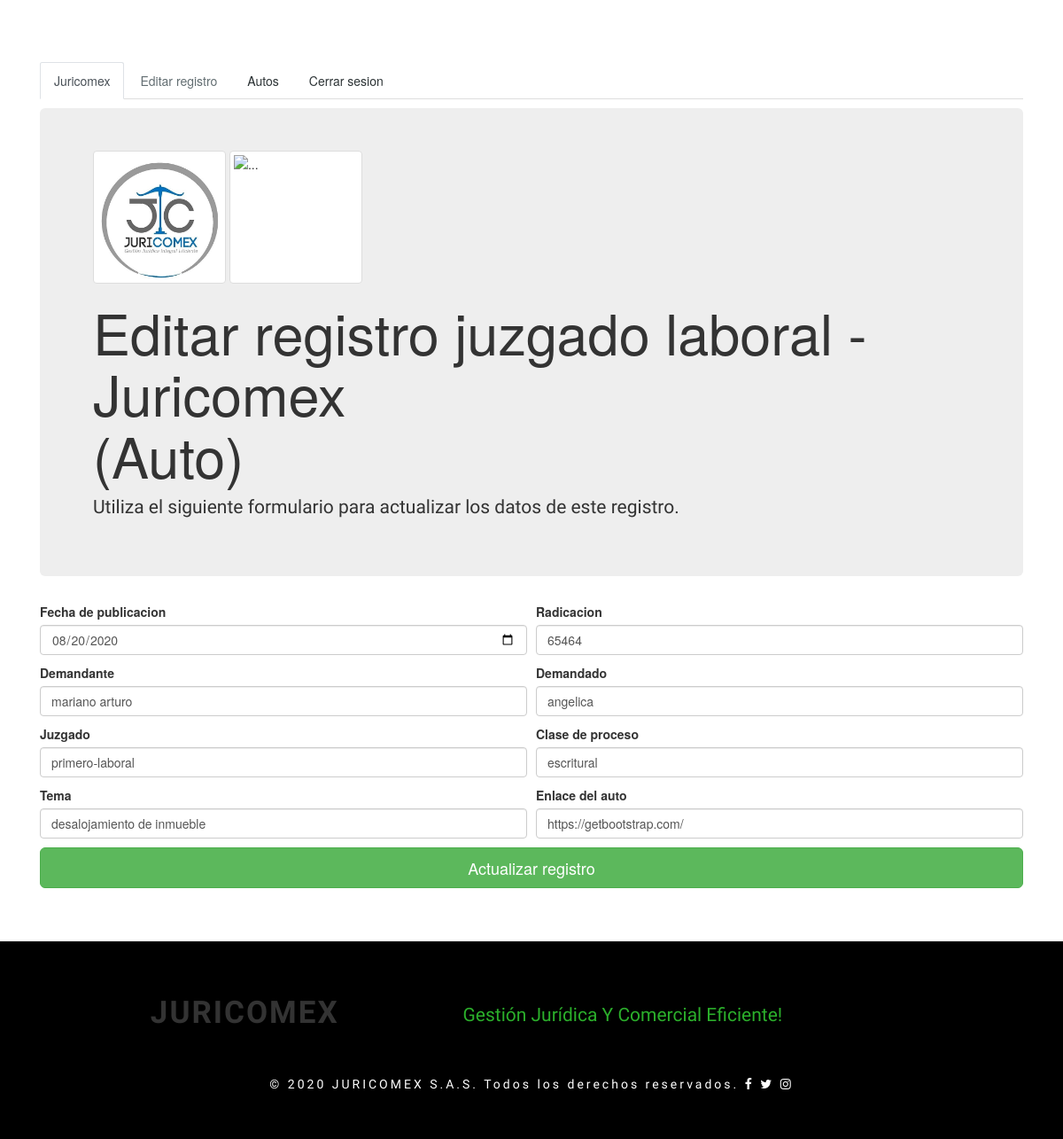
The app's page /editarlaboral1.php?id=5 (signed in) with its own data.
### tables this page shows
CREATE TABLE `laborales1` (
  `id` int(11) NOT NULL,
  `fechapublicacion` date NOT NULL,
  `radicacion` varchar(25) NOT NULL,
  `demandante` varchar(50) NOT NULL,
  `demandado` varchar(50) NOT NULL,
  `juzgado` varchar(40) NOT NULL,
  `proceso` varchar(50) NOT NULL,
  `tema` varchar(100) NOT NULL,
  `enlace` varchar(200) NOT NULL
);

### editarlaboral1.php (the view, shortened to what this page needs)
<?php
    if (isset($_SESSION['id'])){
     if (isset($_REQUEST['id']) and $_REQUEST['id'] != '' and $_REQUEST['id'] != null) { $id = $_REQUEST['id'];
        try {
             $servername = "localhost";
             $username   = "root";
             $password   = "";
             $dbname     = "juricomex";
             try {
              $conn = new PDO("mysql:host=$servername;dbname=$dbname", $username, $password);
              $conn->setAttribute(PDO::ATTR_ERRMODE, PDO::ERRMODE_EXCEPTION);
              $stmt = $conn->prepare("SELECT * FROM laborales1 WHERE id = ?");
              $stmt->execute(array($id));
              $row = $stmt->fetch(PDO::FETCH_OBJ);
          } catch(PDOexception $e) {
            echo $e->getMessage();
           }
           } catch(PDOexception $e) {
            echo $e->getMessage();
          } ?>
          <!DOCTYPE html>
<html lang="es">
  <head>
 <link rel="stylesheet" href="https://stackpath.bootstrapcdn.com/bootstrap/4.5.0/css/bootstrap.min.css">
<link href="css/style.css" rel="stylesheet" type="text/css" media="all">
<link rel="stylesheet" href="css/flexslider.css" type="text/css" media="all" property="" />
<link href="css/easy-responsive-tabs.css" rel='stylesheet' type='text/css'/>
<link rel="stylesheet" href="css/chocolat.css" type="text/css" media="all">
<link href="css/bootstrap.min.css" rel="stylesheet" type="text/css" media="all">
<link href="css/font-awesome.min.css" rel="stylesheet" type="text/css" media="all">
  </head>
  <body>
<div class="container">
<ul class="nav nav-tabs">
  <li class="nav-item">
    <a class="nav-link active" href="index.php">Juricomex</a>
  </li>
  <li class="nav-item">
    <a style="color:#636e72;" class="nav-link disabled" href="#" tabindex="-1" aria-disabled="true">Editar registro</a>
  </li>
  <li class="nav-item">
    <a style="color:#2d3436;" class="nav-link" href="laborales1.php">Autos</a>
  </li>
  <li class="nav-item">
    <a style="color:#2d3436;" class="nav-link" href="logout.php">Cerrar sesion</a>
  </li>
</ul>
<div class="jumbotron mt-3">
    <img class="img-thumbnail" src="images/logo_juricomex.jpg" alt="" width="150px" height="150px">
    <img src="./images/edit.png" alt="..." class="img-thumbnail" width="150px" height="150px">
    <h1>Editar registro juzgado laboral - Juricomex <br>(Auto)</h1>
    <p class="lead">Utiliza el siguiente formulario para actualizar los datos de este registro.</p>
  </div>
</div>
    <div class="container">
  <div class="row">
  <div class="col-md-12">
  <form class="needs-validation"  method="post" action="updatelaboral1.php" >
  <div class="form-row">
    <div class="col-md-6 mb-3">
      <label  for="validationCustom01">Fecha de publicacion</label>
      <input type="date" class="form-control" name="fechapublic" value="<?= $row->fechapublicacion?>" id="validationCustom01" required>
    </div>
    <div class="col-md-6 mb-3">
      <label for="validationCustom02">Radicacion</label>
      <input type="text" class="form-control" name="radicacion" value="<?= $row->radicacion?>" id="validationCustom02" required>
    </div>
  </div>
 <div class="form-row">
    <div class="col-md-6 mb-3">
      <label for="validationCustom01">Demandante</label>
      <input type="text" class="form-control" name="dte" value="<?= $row->demandante?>" id="validationCustom01" required>
    </div>
    <div class="col-md-6 mb-3">
      <label for="validationCustom02">Demandado</label>
      <input type="text" class="form-control" name="ddo" value="<?= $row->demandado?>" id="validationCustom02" required>
    </div>
    <div class="col-md-6 mb-3">
      <label for="validationCustom02">Juzgado</label>
      <input type="text" class="form-control" name="juzgado" value="<?= $row->juzgado?>" id="validationCustom02" required>
  </div>
 <div class="col-md-6 mb-3">
      <label for="validationCustom01">Clase de proceso</label>
      <input type="text" class="form-control" name="proceso" value="<?= $row->proceso?>" id="validationCustom01" required>
    </div>
    <div class="col-md-6 mb-3">
      <label for="validationCustom02">Tema</label>
      <input type="text" class="form-control" name="tema" value="<?= $row->tema?>" id="validationCustom02" required>
    </div>
    <div class="col-md-6 mb-3">
      <label for="validationCustom02">Enlace del auto</label>
      <input type="text" class="form-control" name="enlace" value="<?= $row->enlace?>" id="validationCustom02" required>
  </div>
  </div>
  <button class="btn btn-success btn-lg btn-block" type="submit">Actualizar registro</button>
 </div>
    </div>
  </div>
 <br><br><br>
<div class="footer-agile">
  <div class="container">
    <div class="col-md-5 footer-main1">
      <h2>JURICOMEX</h2>
    </div><br>
    <div class="col-md-7 footer-main2">
      <h4>Gestión jurídica y comercial eficiente!</h4>
    </div>
     <div class="clearfix"> </div>
    <div class="copyright-agile">
      <p>&copy; 2020 JURICOMEX S.A.S. Todos los derechos reservados.
      <a href="https://www.facebook.com/JURIComex/"><i class="fa fa-facebook f1" aria-hidden="true"></i></a>
      <a href="https://twitter.com/comexjuris" ><i class="fa fa-twitter f2" aria-hidden="true"></i></a>
      <a href="https://www.instagram.com/comexjuris/?hl=es-la" ><i class="fa fa-instagram f3" aria-hidden="true"></i></a>
      </p>
    </div>
  </div>
</div>
  </body>
</html>
<?php
  } else {
     header('location: login.php');
  }
  } else {
     header('location: login.php');
  }
  ?>

### css/style.css (style rules this page uses)
h1,h2,h3,h4,h5,h6 { font-family: 'Play', sans-serif; }
body p { font-family: 'Play', sans-serif; }
ul ,ol { padding:0; }
h1,h2,h3,h4,h5,h6 { margin:0; }
.footer-agile { background: #000; padding:3em 0em; }
.footer-main2 h4 { font-size: 1.5em; text-transform: capitalize; color: #2baf2b; font-family: 'Play', sans-serif; }
.footer-main1 h2 { text-align: center; font-size: 2.5em; text-transform: uppercase; font-weight: bold; letter-spacing: 2px; font-family: 'Play', sans-serif; }
.copyright-agile { text-align: center; padding: 40px 0px 0px; }
.copyright-agile p { color: white; letter-spacing: 1px; font-size: 1em; letter-spacing:3px; }
.copyright-agile p a { color: #fff !important; font-family: 'Play', sans-serif; text-decoration: none !important; }

### css/easy-responsive-tabs.css (style rules this page uses)
body { margin: 0px; padding: 0px; background: #f5f5f5; font-weight: 500; }
ul.resp-tabs-list, p { margin: 0px; padding: 0px; }

### css/chocolat.css (style rules this page uses)
body { margin:0; padding:0; }

### editarlaboral1.php (style rules this page uses)
body { background-image: url("images/fondo-bluejpg"); }
ul { margin-top: 5em; }

### records on screen
laborales1: fechapublic "08/20/2020", radicacion "65464", dte "mariano arturo", ddo "angelica", juzgado "primero-laboral", proceso "escritural", tema "desalojamiento de inmueble", enlace "https://getbootstrap.com/"
